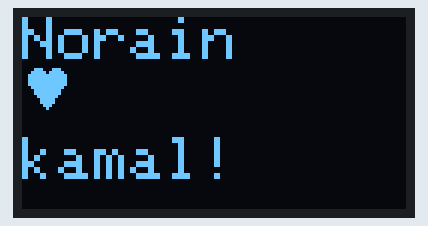
Recording of a sketch running on a simulated Arduino Uno, built with avr-gcc and run on an emulated ATmega328P. Parts: 128×64 one-colour display.

Above: at 0.1 s.

The sketch:

displaying_my_name_with_heart_emoji_on_OLED.ino
```cpp
#include <SPI.h>
#include <Wire.h>
#include <Adafruit_GFX.h>
#include <Adafruit_SSD1306.h>

// OLED display width and height
#define SCREEN_WIDTH 128
#define SCREEN_HEIGHT 64

Adafruit_SSD1306 display(SCREEN_WIDTH, SCREEN_HEIGHT, &Wire, -1);


// Function to draw a heart symbol
void drawHeart(int x, int y) {
  display.fillCircle(x, y, 3, WHITE);      // Left half of the heart
  display.fillCircle(x + 6, y, 3, WHITE);  // Right half of the heart
  display.fillTriangle(x - 3, y + 1, x + 9, y + 1, x + 3, y + 10, WHITE);  // Bottom triangle
}

void setup() {
  display.begin(SSD1306_SWITCHCAPVCC, 0x3C); // Initialize display with I2C address 0x3C
  display.clearDisplay();
  display.setTextSize(2);
  display.setTextColor(WHITE);


  // Display the text "Norain"
  display.setCursor(0, 0);
  display.print("Norain");

  // Display the heart symbol using the drawHeart function
  drawHeart(5, 20); // Adjust coordinates as needed to position the heart

  display.println();
  // Display the text "kamal!" next to the heart
  display.setCursor(0, 40);
  display.println("kamal!");

  // Render the display
  display.display();
}

void loop() {
  // No need to repeat code in loop, as display is static
}
```
